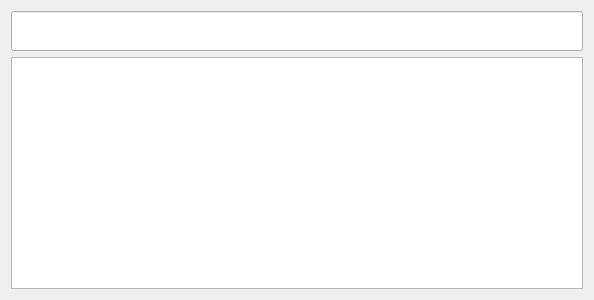
<?xml version="1.0" encoding="UTF-8"?>
<ui version="4.0">
 <class>SearchWindow</class>
 <widget class="QWidget" name="SearchWindow">
  <property name="geometry">
   <rect>
    <x>0</x>
    <y>0</y>
    <width>594</width>
    <height>300</height>
   </rect>
  </property>
  <property name="windowTitle">
   <string>SearchWindow</string>
  </property>
  <layout class="QVBoxLayout" name="verticalLayout">
   <item>
    <widget class="QLineEdit" name="lineEditsearchQ">
     <property name="minimumSize">
      <size>
       <width>0</width>
       <height>40</height>
      </size>
     </property>
     <property name="font">
      <font>
       <family>Nunito</family>
       <pointsize>12</pointsize>
       <bold>true</bold>
      </font>
     </property>
    </widget>
   </item>
   <item>
    <widget class="QListWidget" name="listWidget">
     <property name="font">
      <font>
       <family>Nunito</family>
       <pointsize>12</pointsize>
      </font>
     </property>
    </widget>
   </item>
  </layout>
 </widget>
 <layoutdefault spacing="6" margin="11"/>
 <resources/>
 <connections/>
</ui>
